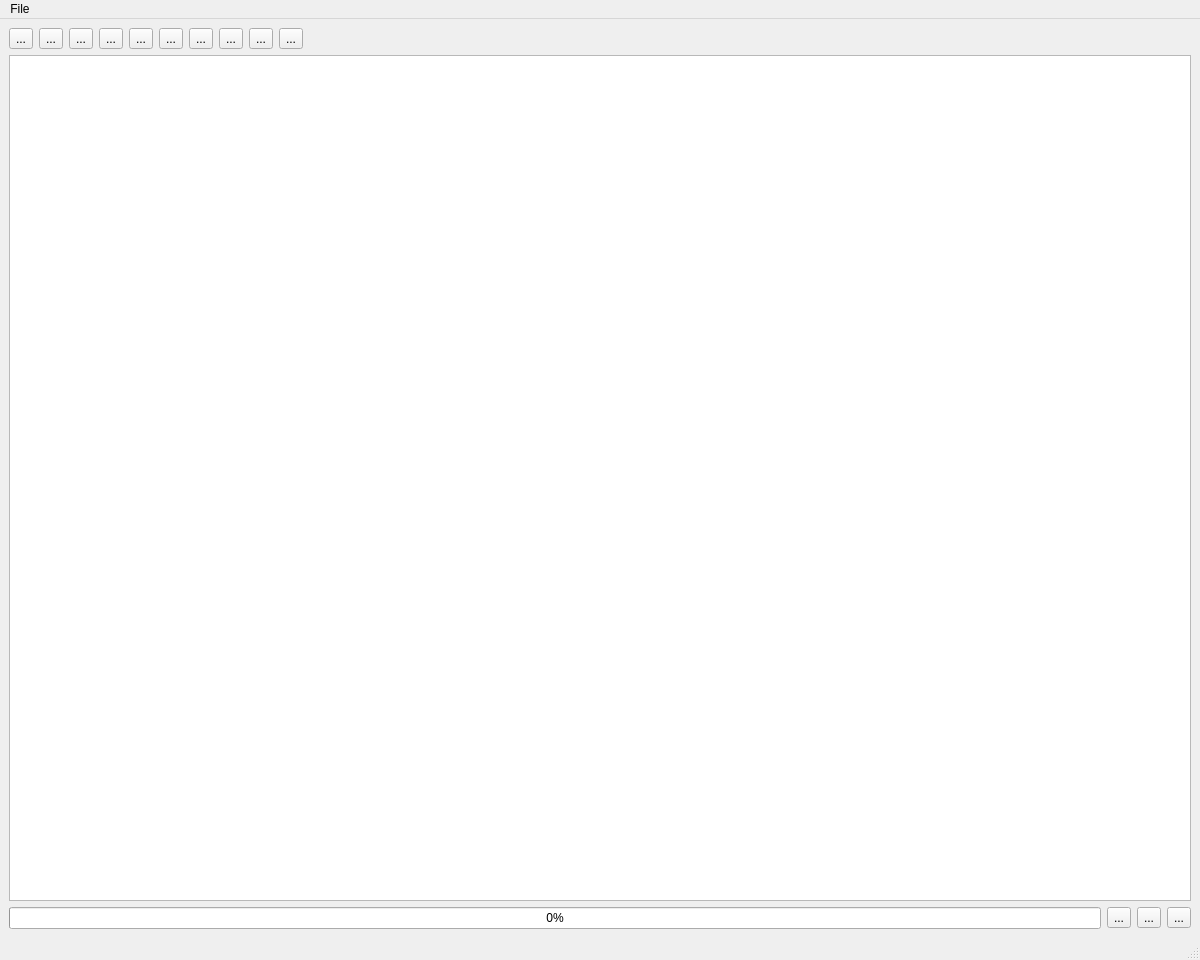
<?xml version="1.0" encoding="UTF-8"?>
<ui version="4.0">
 <class>MainWindow</class>
 <widget class="QMainWindow" name="MainWindow">
  <property name="geometry">
   <rect>
    <x>0</x>
    <y>0</y>
    <width>1200</width>
    <height>960</height>
   </rect>
  </property>
  <property name="minimumSize">
   <size>
    <width>1024</width>
    <height>768</height>
   </size>
  </property>
  <property name="windowTitle">
   <string>DrILL - Data Reduction for ILL</string>
  </property>
  <property name="styleSheet">
   <string notr="true"/>
  </property>
  <widget class="QWidget" name="centralwidget">
   <property name="styleSheet">
    <string notr="true"/>
   </property>
   <layout class="QVBoxLayout" name="verticalLayout_2" stretch="0,0,0">
    <item>
     <layout class="QHBoxLayout" name="toolbar">
      <item>
       <layout class="QVBoxLayout" name="headerLeft"/>
      </item>
      <item>
       <widget class="QToolButton" name="datadirs">
        <property name="toolTip">
         <string>Manage Data Directories</string>
        </property>
        <property name="text">
         <string>...</string>
        </property>
       </widget>
      </item>
      <item alignment="Qt::AlignLeft">
       <widget class="QToolButton" name="load">
        <property name="toolTip">
         <string>Load rundex</string>
        </property>
        <property name="text">
         <string>...</string>
        </property>
       </widget>
      </item>
      <item>
       <widget class="QToolButton" name="settings">
        <property name="text">
         <string>...</string>
        </property>
       </widget>
      </item>
      <item alignment="Qt::AlignLeft">
       <widget class="QToolButton" name="addrow">
        <property name="toolTip">
         <string>Add new row</string>
        </property>
        <property name="text">
         <string>...</string>
        </property>
       </widget>
      </item>
      <item alignment="Qt::AlignLeft">
       <widget class="QToolButton" name="deleterow">
        <property name="toolTip">
         <string>Delete row</string>
        </property>
        <property name="text">
         <string>...</string>
        </property>
       </widget>
      </item>
      <item alignment="Qt::AlignLeft">
       <widget class="QToolButton" name="copy">
        <property name="toolTip">
         <string>Copy row</string>
        </property>
        <property name="text">
         <string>...</string>
        </property>
       </widget>
      </item>
      <item alignment="Qt::AlignLeft">
       <widget class="QToolButton" name="cut">
        <property name="toolTip">
         <string>Cut row</string>
        </property>
        <property name="text">
         <string>...</string>
        </property>
       </widget>
      </item>
      <item alignment="Qt::AlignLeft">
       <widget class="QToolButton" name="paste">
        <property name="toolTip">
         <string>Paste row</string>
        </property>
        <property name="text">
         <string>...</string>
        </property>
       </widget>
      </item>
      <item alignment="Qt::AlignLeft">
       <widget class="QToolButton" name="erase">
        <property name="toolTip">
         <string>Erase rows</string>
        </property>
        <property name="text">
         <string>...</string>
        </property>
       </widget>
      </item>
      <item alignment="Qt::AlignLeft">
       <widget class="QToolButton" name="save">
        <property name="toolTip">
         <string>Save rundex</string>
        </property>
        <property name="text">
         <string>...</string>
        </property>
       </widget>
      </item>
      <item>
       <spacer name="horizontalSpacer">
        <property name="orientation">
         <enum>Qt::Horizontal</enum>
        </property>
        <property name="sizeHint" stdset="0">
         <size>
          <width>40</width>
          <height>20</height>
         </size>
        </property>
       </spacer>
      </item>
     </layout>
    </item>
    <item>
     <widget class="QTableWidget" name="table">
      <attribute name="horizontalHeaderStretchLastSection">
       <bool>true</bool>
      </attribute>
     </widget>
    </item>
    <item>
     <layout class="QHBoxLayout" name="progress">
      <item>
       <widget class="QProgressBar" name="progressBar">
        <property name="value">
         <number>0</number>
        </property>
       </widget>
      </item>
      <item>
       <widget class="QToolButton" name="processRows">
        <property name="toolTip">
         <string>Process selected rows</string>
        </property>
        <property name="text">
         <string>...</string>
        </property>
       </widget>
      </item>
      <item>
       <widget class="QToolButton" name="processAll">
        <property name="toolTip">
         <string>Process all</string>
        </property>
        <property name="text">
         <string>...</string>
        </property>
       </widget>
      </item>
      <item>
       <widget class="QToolButton" name="stop">
        <property name="toolTip">
         <string>Stop processing</string>
        </property>
        <property name="text">
         <string>...</string>
        </property>
       </widget>
      </item>
     </layout>
    </item>
   </layout>
  </widget>
  <widget class="QMenuBar" name="menubar">
   <property name="geometry">
    <rect>
     <x>0</x>
     <y>0</y>
     <width>1200</width>
     <height>24</height>
    </rect>
   </property>
   <widget class="QMenu" name="menuFile">
    <property name="title">
     <string>File</string>
    </property>
    <addaction name="actionLoadRundex"/>
   </widget>
   <addaction name="menuFile"/>
  </widget>
  <widget class="QStatusBar" name="statusbar"/>
  <action name="actionLoadRundex">
   <property name="text">
    <string>LoadRundex</string>
   </property>
  </action>
 </widget>
 <resources/>
 <connections/>
</ui>
